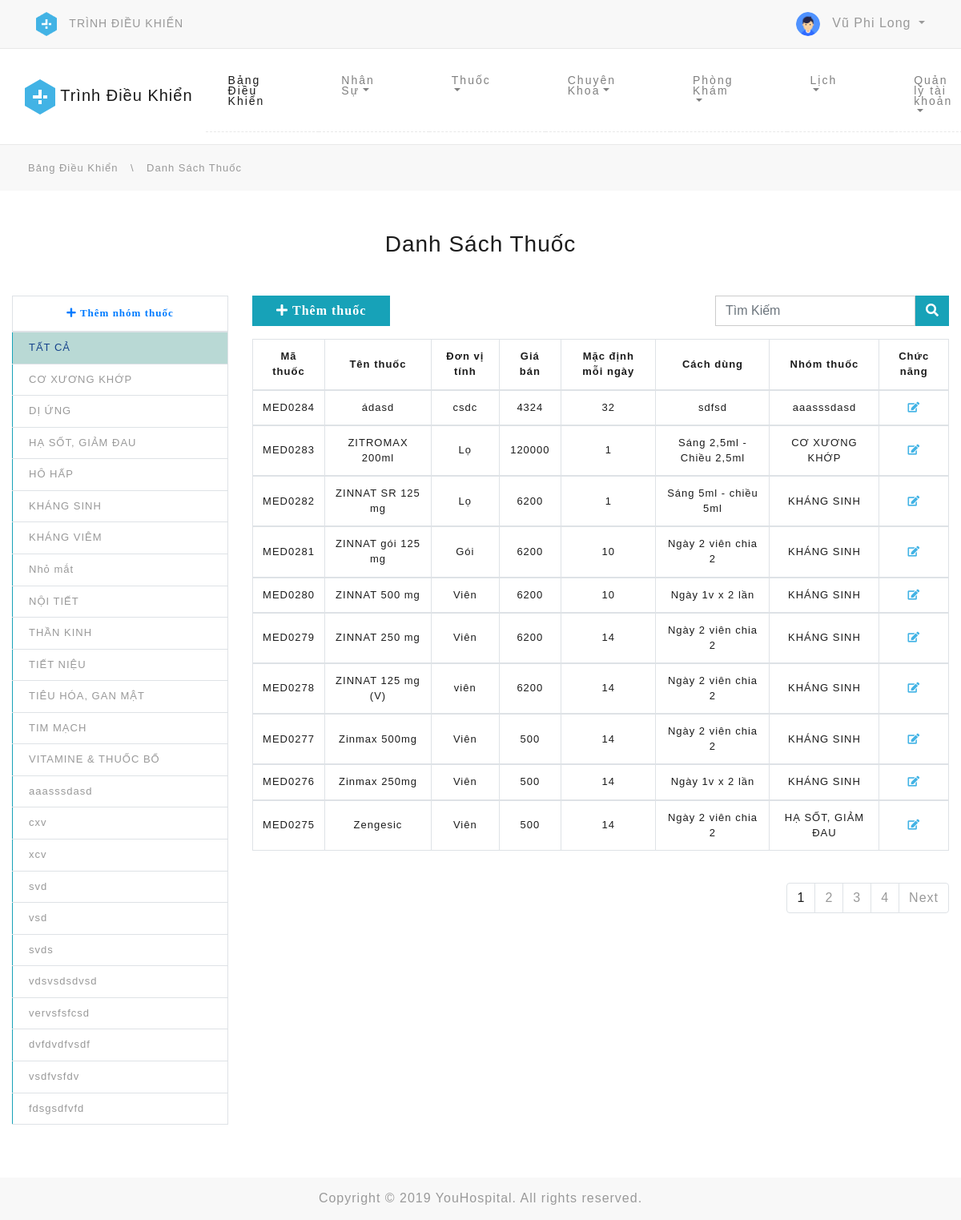
Screenshot of /Admin/?controller=Medicine (signed in) with the database file from the repository.
### tables this page shows
CREATE TABLE `medicine_group` (
  `med_group_id` int(11) NOT NULL,
  `med_group_code` varchar(50) NOT NULL,
  `med_group_name` varchar(100) NOT NULL
);

CREATE TABLE `medicine` (
  `med_id` int(11) NOT NULL,
  `med_code` varchar(50) NOT NULL,
  `med_name` varchar(100) NOT NULL,
  `med_type` varchar(50) NOT NULL,
  `med_tut` varchar(50) DEFAULT NULL,
  `med_num` varchar(50) NOT NULL,
  `med_group` varchar(100) NOT NULL,
  `med_price` varchar(50) NOT NULL
);

### Admin/Controller/MedicineController.php (called while the page is built, shortened)
<?php
require_once('../Model/Model.php');
require_once('Model/PaginationModel.php');
require_once('Model/Pagination.php');
class MedicineController {
    public function getView(){
		if(isset($_GET['med_group_code'])){
			$medicines 	= $this->getMedByCon($_GET['med_group_code']);
			$condition  = array(
				'med_group_code' => $_GET['med_group_code']
			);
			$page 	   	= $this->getPaginationByCon($condition);
		}else{
			$medicines 	= $this->getMed();
			$page 	   	= $this->getPagination('medicine');
		}
		$medgroups = $this->selectMedGroup();
        require_once('View/medicine.php');
	}
	public function selectMedGroup() {
		$model 	= new Model();
		$medgroups 	= $model->selectAll('medicine_group');
		$medgroups 	= $medgroups ?? '';
		return $medgroups;
	}
	public function getPagination($table){
		$Model = new Model();
		$medicines = $Model->selectAll($table);
		if (isset($_GET['page'])) {
		    $page = $_GET['page'];
		} else {
		    $page = 1;
		}
		$limit = 10;
		$config = [
		    'total' => (int)count($medicines),
		    'limit' => 10,
		    'full' => false
		];
		$page = new Pagination($config);
		return $page;
	}
	public function getMed(){
		$pag = new PaginationModel();
		if (isset($_GET['page'])) {
			$page = $_GET['page'];
		} else {
			$page = 1;
		}
		$limit 		= 10;
		$offset 	= ($page-1) * $limit;
		$meds 	= $pag->getTablePagination('med_code', 'medicine', $offset, $limit);
		return $meds;
	}
}
?>

### Admin/index.php (called while the page is built, shortened)
<?php
if (isset($_GET['controller'])) {
	if (isset($_GET['action'])) {
		$action = $_GET['action'];
	} else {
		$action = 'getView';
	}
} else {
	$controller = 'Home';
	$action = 'getView';
}
$controller = new $controllerName();
$controller->$action();
?>

### Model/Model.php (called while the page is built, shortened)
<?php
class Model {
	public function selectAll($table){
		$db 	= new Database();
		$conn 	= $db->dbConnect();
		$sql 		= "SELECT * FROM $table";
		$statement 	= $conn->query($sql);
		$arr = array();
		while($row = $statement->fetch_assoc()) {
		 	$arr[] = $row;
		}
		return $arr;
	}
}
?>

### Admin/Model/PaginationModel.php (called while the page is built, shortened)
<?php
class PaginationModel {
	public function getTablePagination($row, $table, $offset, $limit){
        $db     = new Database();
        $conn   = $db->dbConnect();
        $sql = "SELECT * FROM $table ORDER BY $row DESC LIMIT ?, ?";
        $statement  = $conn->prepare($sql);
        $statement->bind_param("ii", $offset, $limit);
        $statement->execute();
        $arr = array();
        $results = $statement->get_result();
        if ($results->num_rows > 0) {
            while($row = $results->fetch_assoc()) {
                $arr[] = $row;
            }
        }
        return $arr;
    }
}
?>

### Admin/View/medicine.php (the view, shortened to what this page needs)
<!DOCTYPE html>
<html lang="en">
<head>
	<link rel="stylesheet" href="../lib/bootstrap-4.0.0/dist/css/bootstrap.min.css">
	<link rel="stylesheet" href="assets/css/style.css">
	<link rel="stylesheet" href="../lib/fontawesome-free-5.9.0-web/css/all.min.css">
</head>
<body>
	<?php
		include_once('include/header.php');
	?>
	<div class="navigation">
		<div class="container-fluid">
			<nav class="navbar navbar-expand-xl navbar-light">
			  	<a class="navbar-brand" href=".">
			  		<img src="../assets/images/logo/header_logo.png"> Trình Điều Khiển
			  	</a>
			  	<div class="collapse navbar-collapse justify-content-center" id="navbarNav">
				    <ul class="navbar-nav">
				      	<li class="nav-item active">
				        	<a class="nav-link" href=".">Bảng Điều Khiển</a>
				      	</li>
						<li class="nav-item dropdown">
				        	<a class="nav-link dropdown-toggle" href="#" role="button" id="navEmpDropdown" data-toggle="dropdown" aria-haspopup="true" aria-expanded="false">Nhân Sự</a>
				      	</li>
						<li class="nav-item dropdown">
				        	<a class="nav-link dropdown-toggle" href="#" role="button" id="navMedDropdown" data-toggle="dropdown" aria-haspopup="true" aria-expanded="false">Thuốc</a>
						</li>
				      	<li class="nav-item dropdown">
				        	<a class="nav-link dropdown-toggle" href="#" role="button" id="navDepDropdown" data-toggle="dropdown" aria-haspopup="true" aria-expanded="false">Chuyên Khoa</a>
						</li>
						<li class="nav-item dropdown">
							<a class="nav-link dropdown-toggle" href="#" role="button" id="navDepDropdown" data-toggle="dropdown" aria-haspopup="true" aria-expanded="false">Phòng Khám</a>
						</li>
						<li class="nav-item dropdown">
							<a class="nav-link dropdown-toggle" href="#" role="button" id="navDepDropdown" data-toggle="dropdown" aria-haspopup="true" aria-expanded="false">Lịch</a>
						</li>
						<li class="nav-item dropdown">
				        	<a class="nav-link dropdown-toggle" href="#" role="button" id="navDepDropdown" data-toggle="dropdown" aria-haspopup="true" aria-expanded="false">Quản lý tài khoản</a>
				      	</li>
				    </ul>
			  	</div>
			</nav>
		</div>
	</div>
	<div class="breadcrumbs">
		<div class="container">
			<a href=".">Bảng Điều Khiển</a>
			<span>\</span>
			<a href="?controller=Medicine">Danh Sách Thuốc</a>
		</div>
	</div>
	<div class="patient">
		<div class="title mb-5">
			<h4>Danh Sách Thuốc</h4>
		</div>
		<div class="list-medicine">
			<div class="container-fluid">
				<div class="row">
					<div class="col-md-3">
						<div class="table-responsive">
							<table class="table table-hover table-bordered table-med-group">
								<thead class="text-center">
									<tr>
										<th>
											<a href="?controller=Medicine&action=getViewAddMedGroup">
												<div style="height:100%;width:100%">
													<i class="fas fa-plus"> Thêm nhóm thuốc</i>
												</div>
											</a>
										</th>
									</tr>
								</thead>
					  			<tbody>
									<tr>
										<td class="<?php if(!isset($_GET['med_group_code'])) echo 'active'; ?>">
											<a href="?controller=Medicine">TẤT CẢ</a>
										</td>
									</tr>
									<?php
										foreach($medgroups as $medgroup){
									?>
									<tr>
										<td class="<?php if($med_gr_code == $medgroup['med_group_code']) echo 'active'; ?>">
											<a href="?controller=Medicine&med_group_code=<?=$medgroup['med_group_code']?>">
												<?=$medgroup['med_group_name']?>
											</a>
										</td>
									</tr>
									<?php } ?>
					  			</tbody>
							</table>
						</div>
					</div>
					<div class="col-md-9">
					<div class="add-medicine float-left">
					<a href="?controller=Medicine&action=getViewAdd">
						<i class="fas fa-plus"> Thêm thuốc</i>
					</a>
				</div>
				<div class="form-search float-right">
					<form method="post" action="?controller=Medicine&action=search" class="float-right d-flex">
						<div class="form-group">
							<input style="border-radius: 0; width: 250px;" name="value" class="form-control" type="search" placeholder="Tìm Kiếm">
						</div>
						<button style="height: 38px; border-radius: 0;" name="search" class="btn btn-info" type="submit"><i class="fas fa-search"></i></button>
					</form>
				</div>
                <div class="clearfix"></div>
						<div class="table-responsive">
							<table class="table table-hover table-bordered table-data">
								<thead class="text-center">
									<tr>
										<th>Mã thuốc</th>
										<th>Tên thuốc</th>
										<th>Đơn vị tính</th>
										<th>Giá bán</th>
										<th>Mặc định mỗi ngày</th>
										<th>Cách dùng</th>
										<th>Nhóm thuốc</th>
										<th>Chức năng</th>
									</tr>
								</thead>
							  	<?php
									foreach($medicines as $medicine){
								?>
								<tbody>
									<tr class="text-center">
										<td><?=$medicine['med_code']?></td>
										<td><?=$medicine['med_name']?></td>
										<td><?=$medicine['med_type']?></td>
										<td><?=$medicine['med_price']?></td>
										<td><?=$medicine['med_num']?></td>
										<td><?=$medicine['med_tut']?></td>
										<td><?=$medicine['med_group']?></td>
										<td>
											<a href="?controller=Medicine&action=getViewEdit&id=<?=$medicine['med_code']?>"><i class="fas fa-edit" style="color: #42B3E5"></i></a>
										</td>
									</tr>
								</tbody>
								<?php } ?>
							</table>
							<nav class="mt-4 float-right" aria-label="Page navigation example">
								<?=$page->getPagination()?>
							</nav>
							<div class="clearfix"></div>
						</div>
					</div>
				</div>
			</div>
		</div>
	</div>
	<?php
		include_once('include/footer.php');
	?>
</body>
</html>

### Admin/assets/css/style.css (style rules this page uses)
* { margin: 0; padding: 0; }
body { font-family: Helvetica, Arial, sans-serif; color: #1c1c1c; letter-spacing: 1px; line-height: 1.42857; }
div.navigation { padding: 7px 0; border-top: 1px solid #e8e8e8; border-bottom: 1px solid #e8e8e8; }
div.navigation nav.navbar div.collapse ul.navbar-nav li { display: flex; }
div.navigation nav.navbar div.collapse ul.navbar-nav li:after { content: "|"; display: list-item; text-align: -webkit-match-parent; margin: 2px 20px; color: #727475; font-weight: 400; }
div.navigation nav.navbar div.collapse ul.navbar-nav li a { font-size: 14px; line-height: 13px; font-weight: 400; letter-spacing: 2px; transition: 0.4s all; }
div.navigation nav.navbar div.collapse ul.navbar-nav li:last-child:after { content: ''; margin: 0; }
div.navigation nav.navbar a.navbar-brand { display: none; }
@media (max-width: 1200px) { div.navigation nav.navbar div.collapse ul.navbar-nav li { padding: 10px 20px; border-bottom: 1px dashed #e8e8e8; } }
@media (max-width: 1200px) { div.navigation nav.navbar div.collapse ul.navbar-nav li:after { content: ''; } }
@media (max-width: 1200px) { div.navigation nav.navbar a.navbar-brand { display: block; } }
div.patient { padding: 50px 0; }
div.patient div.title h4 { text-align: center; font-size: 28px; }
div.breadcrumbs { background-color: #f8f8f8; }
div.breadcrumbs div.container { padding: 17px 0; }
div.breadcrumbs div.container a { color: #999; font-size: 13px; margin: 0 5px; transition: 0.4s all; text-decoration: none; }
div.breadcrumbs div.container span { color: #999; font-size: 13px; margin: 0 5px; }
div.list-medicine div.add-medicine a { display: block; line-height: 38px; color: #fff; padding: 0 30px; box-sizing: border-box; height: 38px; transition: 0.4s all; background-color: #17a2b8; }
div.list-medicine div.form-search form input { border: 1px solid #ccc; }
div.list-medicine table.table-data tr th, div.list-medicine table.table-data tr td { vertical-align: middle; text-align: center; font-size: 13px; }
div.list-medicine table.table-med-group tr th, div.list-medicine table.table-med-group tr td { vertical-align: middle; font-size: 13px; }
div.list-medicine table.table-med-group tr td { border-left: 1px solid #17a2b8; padding: 0; }
div.list-medicine table.table-med-group tr td.active { background-color: #B9D9D5; }
div.list-medicine table.table-med-group tr td a { display: block; padding: 10px 20px; color: #999; text-decoration: none; }
div.list-medicine table.table-med-group tr td.active a { color: #15428b; }
.table tr th, .table tr td { vertical-align: middle; }

### rows the page displays
medicine_group: med_group_name "CƠ XƯƠNG KHỚP"
medicine_group: med_group_name "DỊ ỨNG"
medicine_group: med_group_name "HẠ SỐT, GIẢM ĐAU"
medicine_group: med_group_name "HÔ HẤP"
medicine_group: med_group_name "KHÁNG SINH"
medicine_group: med_group_name "KHÁNG VIÊM"
medicine_group: med_group_name "Nhỏ mắt"
medicine_group: med_group_name "NỘI TIẾT"
medicine_group: med_group_name "THẦN KINH"
medicine_group: med_group_name "TIẾT NIỆU"
medicine_group: med_group_name "TIÊU HÓA, GAN MẬT"
medicine_group: med_group_name "TIM MẠCH"
medicine_group: med_group_name "VITAMINE & THUỐC BỔ"
medicine_group: med_group_name "aaasssdasd"
medicine_group: med_group_name "cxv"
medicine_group: med_group_name "xcv"
medicine_group: med_group_name "svd"
medicine_group: med_group_name "vsd"
medicine_group: med_group_name "svds"
medicine_group: med_group_name "vdsvsdsdvsd"
medicine_group: med_group_name "vervsfsfcsd"
medicine_group: med_group_name "dvfdvdfvsdf"
medicine_group: med_group_name "vsdfvsfdv"
medicine_group: med_group_name "fdsgsdfvfd"
medicine: med_code "MED0284", med_name "ádasd", med_type "csdc", med_price "4324", med_num "32", med_tut "sdfsd", med_group "aaasssdasd"
medicine: med_code "MED0283", med_name "ZITROMAX 200ml", med_type "Lọ", med_price "120000", med_num "1", med_tut "Sáng 2,5ml - Chiều 2,5ml", med_group "CƠ XƯƠNG KHỚP"
medicine: med_code "MED0282", med_name "ZINNAT SR 125 mg", med_type "Lọ", med_price "6200", med_num "1", med_tut "Sáng 5ml - chiều 5ml", med_group "KHÁNG SINH"
medicine: med_code "MED0281", med_name "ZINNAT gói 125 mg", med_type "Gói", med_price "6200", med_num "10", med_tut "Ngày 2 viên chia 2", med_group "KHÁNG SINH"
medicine: med_code "MED0280", med_name "ZINNAT 500 mg", med_type "Viên", med_price "6200", med_num "10", med_tut "Ngày 1v x 2 lần", med_group "KHÁNG SINH"
medicine: med_code "MED0279", med_name "ZINNAT 250 mg", med_type "Viên", med_price "6200", med_num "14", med_tut "Ngày 2 viên chia 2", med_group "KHÁNG SINH"
medicine: med_code "MED0278", med_name "ZINNAT 125 mg (V)", med_type "viên", med_price "6200", med_num "14", med_tut "Ngày 2 viên chia 2", med_group "KHÁNG SINH"
medicine: med_code "MED0277", med_name "Zinmax 500mg", med_type "Viên", med_price "500", med_num "14", med_tut "Ngày 2 viên chia 2", med_group "KHÁNG SINH"
medicine: med_code "MED0276", med_name "Zinmax 250mg", med_type "Viên", med_price "500", med_num "14", med_tut "Ngày 1v x 2 lần", med_group "KHÁNG SINH"
medicine: med_code "MED0275", med_name "Zengesic", med_type "Viên", med_price "500", med_num "14", med_tut "Ngày 2 viên chia 2", med_group "HẠ SỐT, GIẢM ĐAU"

### other values shown
$_SESSION['Login']['emp_name'] "Vũ Phi Long"
